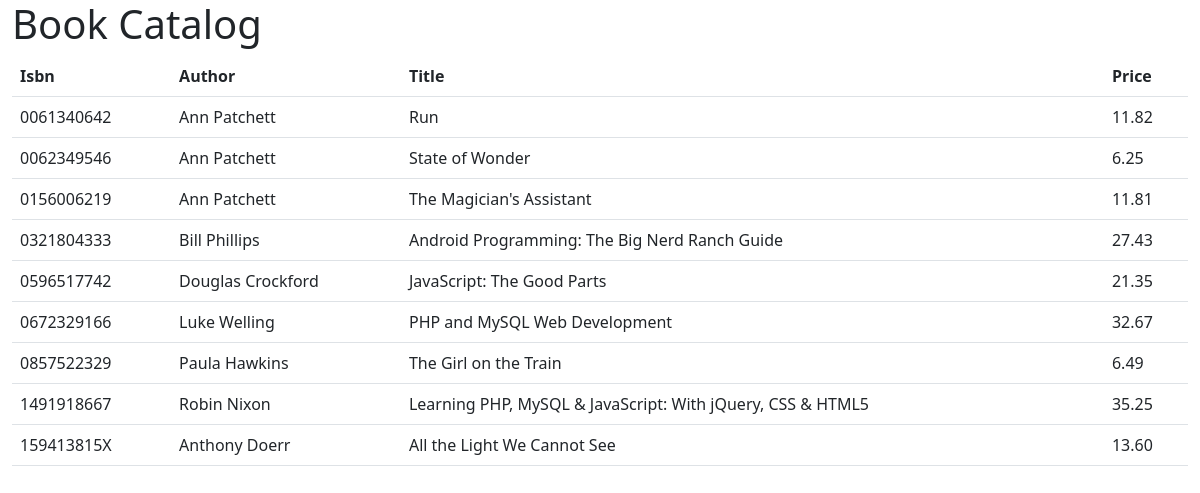
Page /db-php-lab/examples/show_books.php on the committed database.
### tables this page shows
CREATE TABLE books (
  isbn char(20) NOT NULL DEFAULT '',
  author char(50) DEFAULT NULL,
  title char(100) DEFAULT NULL,
  price float(4,2) DEFAULT NULL,
  PRIMARY KEY (isbn)
);

### db-php-lab/examples/show_books.php (the view, shortened to what this page needs)
<!doctype html>
<html lang="en">
  <head>
    <link href="https://cdn.jsdelivr.net/npm/bootstrap@5.0.2/dist/css/bootstrap.min.css" rel="stylesheet">
</head>
<body>
    <main role="main" class="container-fluid">
        <h1>Book Catalog</h1>
<?php
    @ $db = new mysqli('localhost', 'bookorama', 'cpsc33000', 'books');
    $query="SELECT * FROM books";
    if ($result = $db->query($query)) {
        $num_fields = $result->field_count;
        echo "<table class='table table-responsive'>";
        echo "<tr>";
        $dbinfo = $result->fetch_fields();
        foreach ($dbinfo as $val) {
            echo "<th>".ucwords($val->name)."</th>";
        }
        echo "</tr>";
        while ($row = $result->fetch_row()) {
            echo "<tr>";
            for ($i=0; $i<$num_fields; $i++) {
                echo "<td>". stripslashes($row[$i])."</td>";
            }
            echo "</tr>";
        }
        echo "</table>";
    }
?>
</main>
</body>
</html>

### rows in the picture
books: isbn "0061340642", author "Ann Patchett", title "Run", price "11.82"
books: isbn "0062349546", author "Ann Patchett", title "State of Wonder", price "6.25"
books: isbn "0156006219", author "Ann Patchett", title "The Magician's Assistant", price "11.81"
books: isbn "0321804333", author "Bill Phillips", title "Android Programming: The Big Nerd Ranch Guide", price "27.43"
books: isbn "0596517742", author "Douglas Crockford", title "JavaScript: The Good Parts", price "21.35"
books: isbn "0672329166", author "Luke Welling", title "PHP and MySQL Web Development", price "32.67"
books: isbn "0857522329", author "Paula Hawkins", title "The Girl on the Train", price "6.49"
books: isbn "1491918667", author "Robin Nixon", title "Learning PHP, MySQL & JavaScript: With jQuery, CSS & HTML5", price "35.25"
books: isbn "159413815X", author "Anthony Doerr", title "All the Light We Cannot See", price "13.60"

### other values in the picture
$val->name "Isbn"
$val->name "Author"
$val->name "Title"
$val->name "Price"
